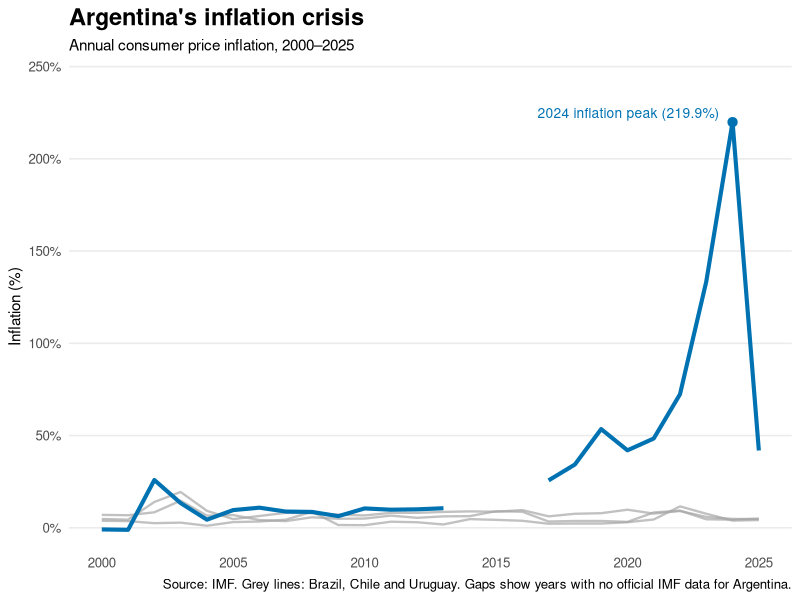
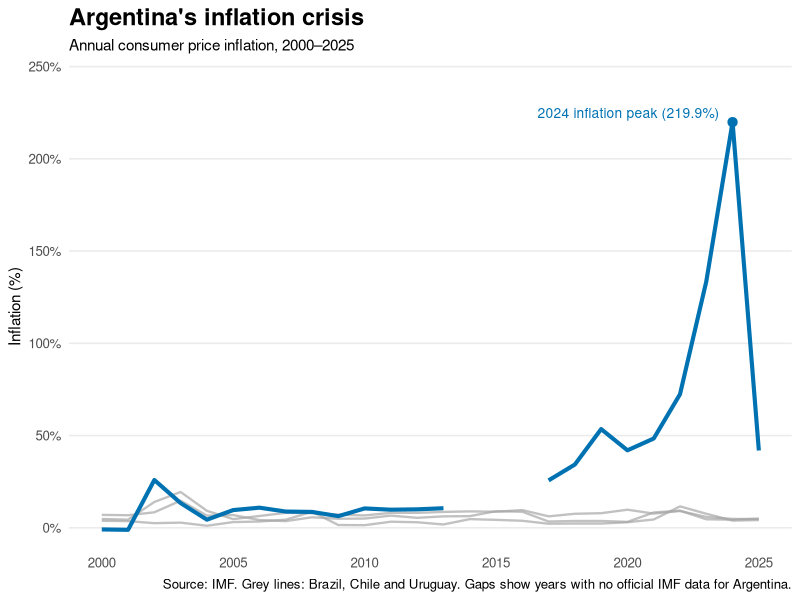

R code for these plots, in order:
# ------------------------------------------------------------
# Graph 4: Annual consumer price inflation, 2000–2025
# Argentina highlighted; Brazil, Chile and Uruguay in grey
# Data: IMF DataMapper export (downloaded 31 October 2026)
# Output: Output/graph4_inflation_2000_2025.png
# ------------------------------------------------------------

library(tidyverse)
library(scales)
library(readxl)   # needed to open .xls files

# --- 1. Load the data ---------------------------------------
# The IMF file writes "no data" for missing years, so tell R
# to treat that as a blank (NA) rather than as text
inflation <- read_xls(
  "Data/imf-dm-export-20261031.xls",
  na = c("no data", "")
)

# --- 2. Clean the data --------------------------------------
inflation_clean <- inflation %>%
  
  # The first column holds the country names, so call it Country
  rename(Country = 1) %>%
  
  # Turn the year columns (2000, 2001, ...) into rows
  pivot_longer(
    cols = matches("^(19|20)[0-9]{2}$"),
    names_to = "Year",
    values_to = "Inflation",
    values_transform = list(Inflation = as.character)
  ) %>%
  
  # Make sure Year and Inflation are numbers
  mutate(
    Year = as.numeric(Year),
    Inflation = as.numeric(Inflation)
  ) %>%
  
  # Keep the four countries and the years we want
  filter(
    Country %in% c("Argentina", "Brazil", "Chile", "Uruguay"),
    Year >= 2000,
    Year <= 2025
  )

# --- 3. Checks on the data ----------------------------------
# How many years of data each country has
inflation_clean %>%
  group_by(Country) %>%
  summarise(
    observations = sum(!is.na(Inflation)),
    first_year = min(Year[!is.na(Inflation)]),
    last_year = max(Year[!is.na(Inflation)])
  )

# Which years are missing for Argentina
# (the gap matches the period when the IMF censured Argentina
# over the quality of its official statistics)
inflation_clean %>%
  filter(Country == "Argentina", is.na(Inflation)) %>%
  select(Year)

# --- 4. Find Argentina's peak year --------------------------
# Worked out from the data, so the label updates itself
# if the data ever changes
peak <- inflation_clean %>%
  filter(Country == "Argentina") %>%
  slice_max(Inflation, n = 1, with_ties = FALSE)

peak   # shows the peak year and value (2024, 219.9%)

# --- 5. The graph -------------------------------------------
graph4 <- ggplot(inflation_clean,
                 aes(x = Year, y = Inflation, group = Country)) +
  
  # Other countries in grey
  geom_line(
    data = inflation_clean %>% filter(Country != "Argentina"),
    colour = "grey65",
    linewidth = 0.8,
    alpha = 0.7
  ) +
  
  # Argentina highlighted
  geom_line(
    data = inflation_clean %>% filter(Country == "Argentina"),
    colour = "#0072B2",
    linewidth = 1.4
  ) +
  
  # Dot on the peak
  geom_point(
    data = peak,
    colour = "#0072B2",
    size = 2.8
  ) +
  
  # Label next to the peak
  annotate(
    "text",
    x = peak$Year - 0.5,
    y = peak$Inflation + 5,
    label = paste0(peak$Year, " inflation peak (", peak$Inflation, "%)"),
    hjust = 1,
    size = 3.5,
    colour = "#0072B2"
  ) +
  
  scale_x_continuous(
    breaks = seq(2000, 2025, by = 5)
  ) +
  
  scale_y_continuous(
    breaks = seq(0, 250, by = 50),
    labels = label_percent(scale = 1)
  ) +
  
  coord_cartesian(
    xlim = c(2000, 2025),
    ylim = c(0, 240)
  ) +
  
  labs(
    title = "Argentina's inflation crisis",
    subtitle = "Annual consumer price inflation, 2000–2025",
    x = NULL,
    y = "Inflation (%)",
    caption = paste(
      "Source: IMF. Grey lines: Brazil, Chile and Uruguay.",
      "Gaps show years with no official IMF data for Argentina."
    )
  ) +
  
  theme_minimal(base_size = 12) +
  
  theme(
    plot.title = element_text(size = 17, face = "bold"),
    plot.subtitle = element_text(size = 11),
    panel.grid.minor = element_blank(),
    panel.grid.major.x = element_blank(),
    legend.position = "none",
    axis.title.y = element_text(size = 11)
  )

graph4

# --- 6. Save the graph --------------------------------------
ggsave("Output/graph4_inflation_2000_2025.png", graph4,
       width = 9, height = 5.5, dpi = 300, bg = "white")
